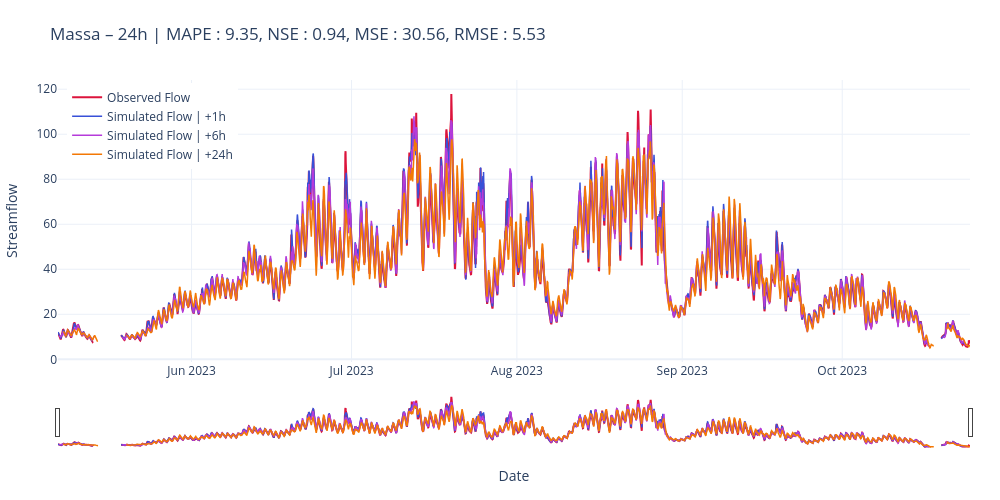
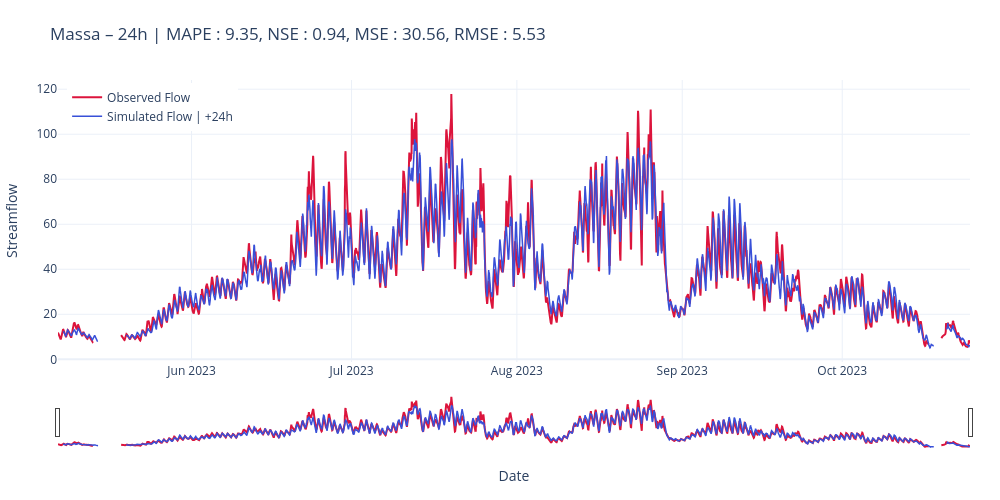

The notebook cell saved with these charts, in order:
### Code cell
scores_str = str.join(', ', [f"{key} : {scores[key]:.2f}" for key in scores])
title24 = f"Massa – {cfg.predict_last_n}h | " + scores_str

plot_forecast_24h(measured=y_true, predicted=y_pred, title=title24, mode="list", horizons=[1, 6, cfg.predict_last_n])
plot_forecast_24h(measured=y_true, predicted=y_pred, title=title24, mode="list", horizons=[cfg.predict_last_n])

### Figure 1 — Plotly figure (JSON) as saved in the notebook; plotly's stock layout.template omitted (floating-point values rounded to 4 significant figures; data arrays with more than 128 entries replaced by an {"elided": "..."} marker saying what was removed)
{"data": [{"line": {"color": "crimson", "width": 2}, "mode": "lines", "name": "Observed Flow", "type": "scatter", "x": {"elided": "4105 str values"}, "y": {"elided": "4105 float values"}}, {"line": {"color": "#3850D8", "width": 1.5}, "mode": "lines", "name": "Simulated Flow | +1h", "type": "scatter", "x": {"elided": "4082 str values"}, "y": {"elided": "4082 float values"}}, {"line": {"color": "#b53bda", "width": 1.5}, "mode": "lines", "name": "Simulated Flow | +6h", "type": "scatter", "x": {"elided": "4082 str values"}, "y": {"elided": "4082 float values"}}, {"line": {"color": "#f37805", "width": 1.5}, "mode": "lines", "name": "Simulated Flow | +24h", "type": "scatter", "x": {"elided": "4082 str values"}, "y": {"elided": "4082 float values"}}], "layout": {"dragmode": "zoom", "height": 500, "hovermode": "x unified", "legend": {"x": 0.01, "xanchor": "left", "y": 0.99, "yanchor": "top"}, "margin": {"b": 50, "l": 50, "r": 30, "t": 80}, "title": {"text": "Massa – 24h | MAPE : 9.35, NSE : 0.94, MSE : 30.56, RMSE : 5.53"}, "width": 1000, "xaxis": {"rangeslider": {"visible": true}, "title": {"text": "Date"}}, "yaxis": {"title": {"text": "Streamflow"}}}}

### Figure 2 — Plotly figure (JSON) as saved in the notebook; plotly's stock layout.template omitted (floating-point values rounded to 4 significant figures; data arrays with more than 128 entries replaced by an {"elided": "..."} marker saying what was removed)
{"data": [{"line": {"color": "crimson", "width": 2}, "mode": "lines", "name": "Observed Flow", "type": "scatter", "x": {"elided": "4105 str values"}, "y": {"elided": "4105 float values"}}, {"line": {"color": "#3850D8", "width": 1.5}, "mode": "lines", "name": "Simulated Flow | +24h", "type": "scatter", "x": {"elided": "4082 str values"}, "y": {"elided": "4082 float values"}}], "layout": {"dragmode": "zoom", "height": 500, "hovermode": "x unified", "legend": {"x": 0.01, "xanchor": "left", "y": 0.99, "yanchor": "top"}, "margin": {"b": 50, "l": 50, "r": 30, "t": 80}, "title": {"text": "Massa – 24h | MAPE : 9.35, NSE : 0.94, MSE : 30.56, RMSE : 5.53"}, "width": 1000, "xaxis": {"rangeslider": {"visible": true}, "title": {"text": "Date"}}, "yaxis": {"title": {"text": "Streamflow"}}}}
